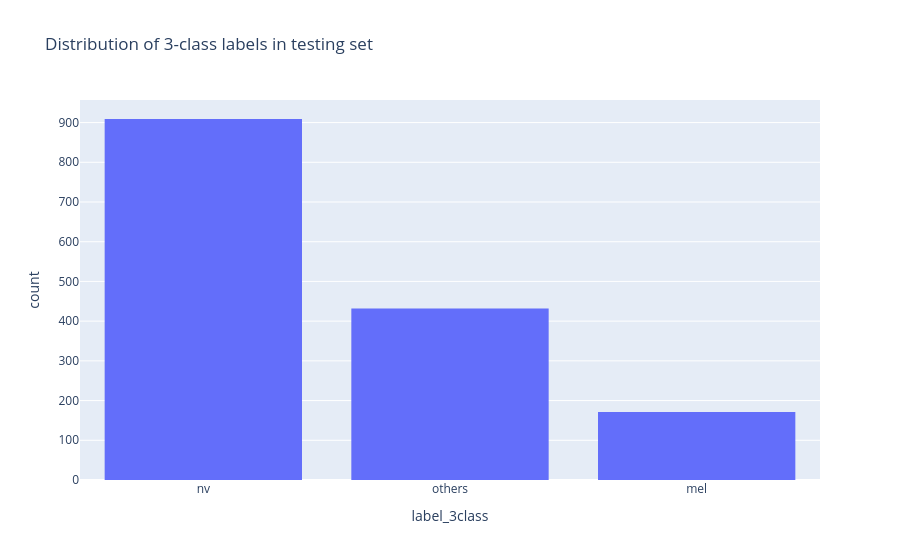

The notebook cell this image was saved under:
### Code cell
px.histogram(test_df, x="label_3class", title="Distribution of 3-class labels in testing set")

### Figure 1 — Plotly figure (JSON) as saved in the notebook; plotly's stock layout.template omitted (floating-point values rounded to 4 significant figures; data arrays with more than 128 entries replaced by an {"elided": "..."} marker saying what was removed)
{"data": [{"bingroup": "x", "hovertemplate": "label_3class=%{x}<br>count=%{y}<extra></extra>", "legendgroup": "", "marker": {"color": "#636efa", "pattern": {"shape": ""}}, "name": "", "orientation": "v", "showlegend": false, "type": "histogram", "x": {"elided": "1512 str values"}, "xaxis": "x", "yaxis": "y"}], "layout": {"barmode": "relative", "legend": {"tracegroupgap": 0}, "title": {"text": "Distribution of 3-class labels in testing set"}, "xaxis": {"anchor": "y", "domain": [0, 1], "title": {"text": "label_3class"}}, "yaxis": {"anchor": "x", "domain": [0, 1], "title": {"text": "count"}}}}
